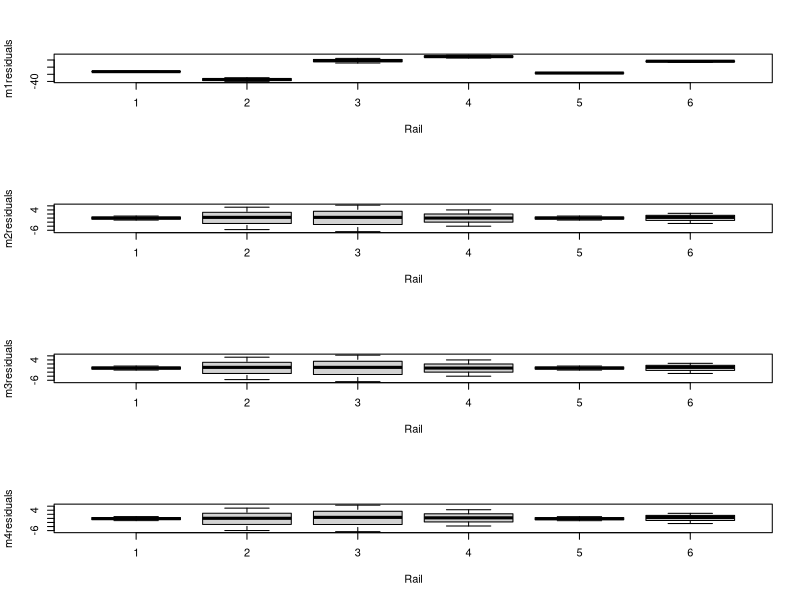
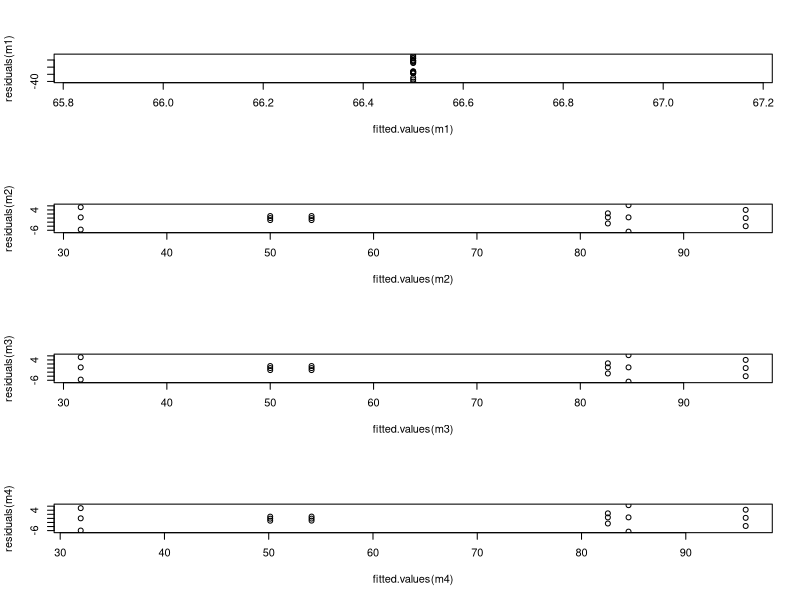
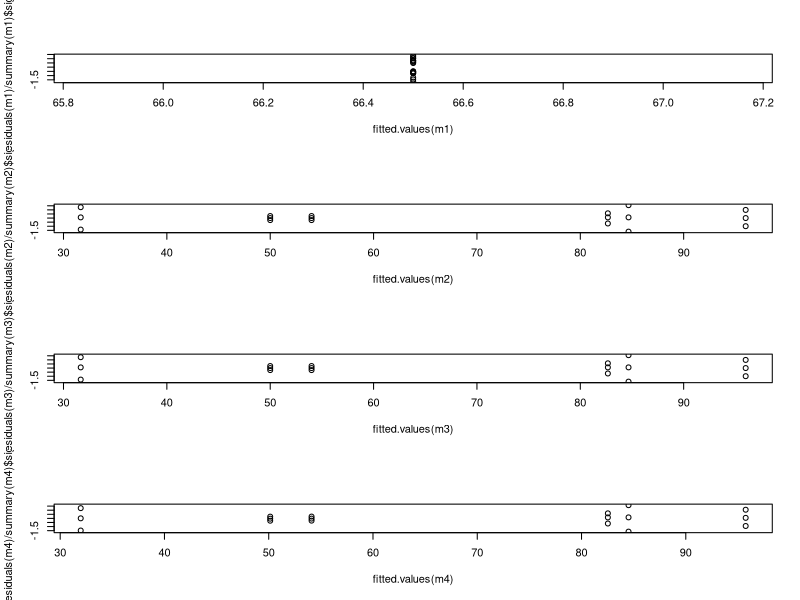
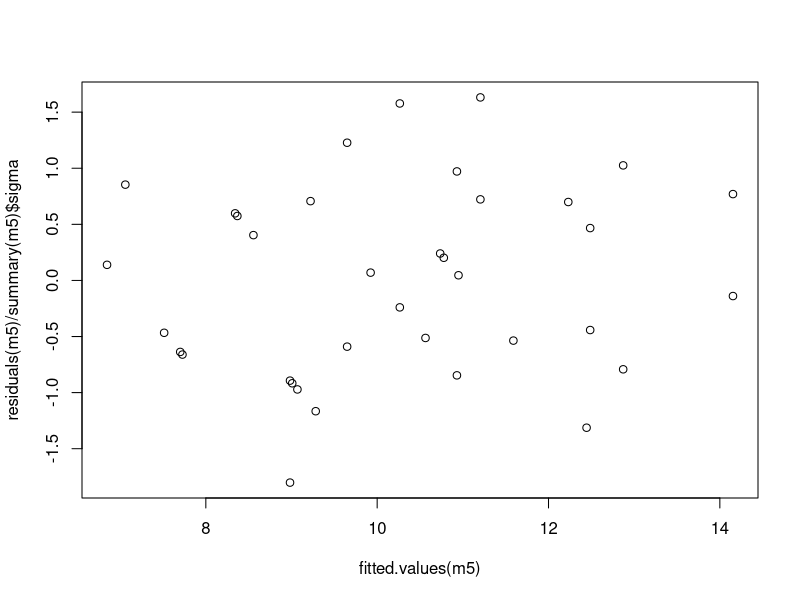
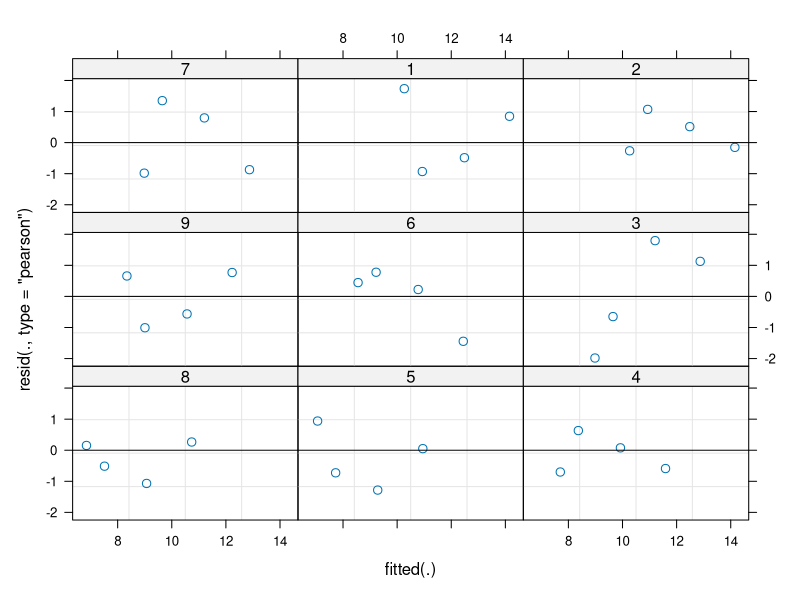
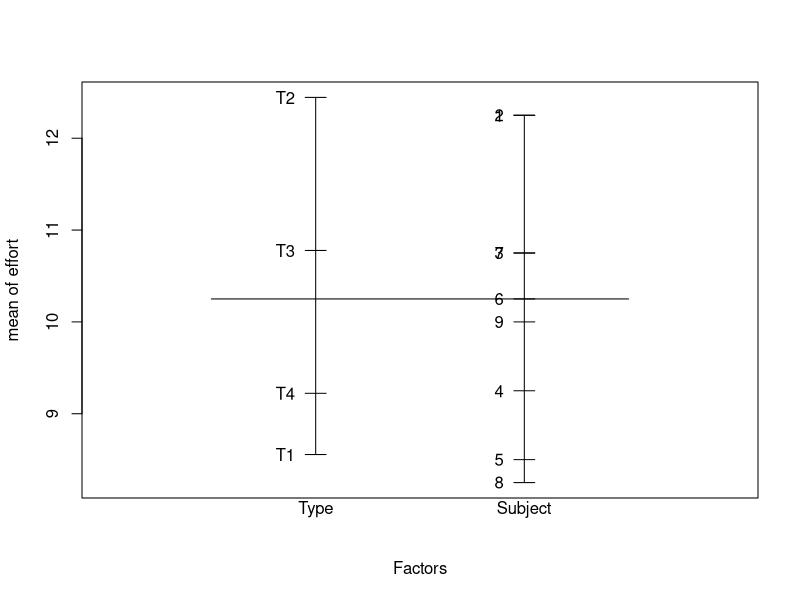

Reproduce these figures in R, in order.

require(nlme)
require(lme4)
#require(lmerTest)

rail <- data.frame(Rail)
rail$Rail <- as.factor(as.character(droplevels(rail$Rail)))


#   ---- Estimate models.  

#  i = subject          (rail)
#  j = repeated measure (trial)

m1 <- lm  (travel ~  1             ,data=rail)   # Simple intercept model.                                      Y_ij = mu       + e_ij  e_ij ~ N(0,sigma^2)
m2 <- lm  (travel ~  1 + Rail      ,data=rail)   # One-way fixed effects ANOVA (less-than-full-rank) model.     Y_ij = mu + b_i + e_ij  e_ij ~ N(0,sigma^2)   (Beta vector not unique.)
m3 <- lm  (travel ~ -1 + Rail      ,data=rail)   # One-way fixed effects ANOVA (full-rank) model.               Y_ij =      b_i + e_ij  e_ij ~ N(0,sigma^2)
m4 <- lmer(travel ~  1 + (1 | Rail),data=rail)   # One-way random effects ANOVA model.                          Y_ij = mu + b_i + e_ij  e_ij ~ N(0,sigma^2) [within variability], b_i ~ N(0,sigma_b^2) [between variability]
                                                 #  -- Recall that with elementary calculations involving covariace, we can formulate the intraclass correlation rho = sigma_b^2 / (sigma_b^2 + sigma^2)
                                                 #  -- Also recall that we don't "estimate" random effects;  rather we "predict" them.  
  
  

#   ---- Add on the residuals from each model to the rail data set. 
rail$m1residuals <- m1$residuals
rail$m2residuals <- m2$residuals
rail$m3residuals <- m3$residuals
rail$m4residuals <- residuals(m4)

#   ---- Look at the residual plots.
par(mfrow=c(4,1))
boxplot(m1residuals ~ Rail,data=rail)
boxplot(m2residuals ~ Rail,data=rail)
boxplot(m3residuals ~ Rail,data=rail)
boxplot(m4residuals ~ Rail,data=rail)
par(mfrow=c(1,1))

# Model m2 does not provide a unique Beta vector.  But XBeta is interpretable. 
# Model m3 does not provide an estimate of the between-rail variability.  But, it improves the residual error by a lot.  

# We should look at the plot of residuals e versus fitted values yHat.  Recall that we can show that these two quantities
# e = y - XBetaHat (a quadratic form) and yHat = XBetaHat (a linear form) are independent by showing that BVA = 0, where
# B = the matrix associated with the linear form, A = the matrix associated with the quadratic form, and V = var(y).  

# Also recall that we look at the plot of the residuals against the fitted value to assess the assumption of constant 
# variance across the values of the independent variable.  

par(mfrow=c(4,1))
plot(fitted.values(m1),residuals(m1))
plot(fitted.values(m2),residuals(m2))
plot(fitted.values(m3),residuals(m3))
plot(fitted.values(m4),residuals(m4))
par(mfrow=c(1,1))

# Generally, however, we use the standaradized residuals, so as to make sure they are all on an equal footing.  We use 
# the mean-square error to standardize, i.e., the square-root of the value sigma^2.  Note that we also get these 
# plots by simply calling plot with the fitted-model object, e.g., plot(m1).  
par(mfrow=c(4,1))
plot(fitted.values(m1),residuals(m1)/summary(m1)$sigma)
plot(fitted.values(m2),residuals(m2)/summary(m2)$sigma)
plot(fitted.values(m3),residuals(m3)/summary(m3)$sigma)
plot(fitted.values(m4),residuals(m4)/summary(m4)$sigma)
par(mfrow=c(1,1))


# We can form simple confidence intervals via use of the intervals function.
confint(m1)
confint(m2)
confint(m3)
confint(m4)

# We can get p-values of the fixed-effect terms via the anova function.  Note that this function doesn't include
# the intercept in the resulting table. 
anova(m1)
anova(m2)
anova(m3)
anova(m4)









ergo <- ergoStool

# i = subject
# j = treatment

m5 <- lmer(effort ~  1 + Type + (1 | Subject),data=ergo)  # Randomized-block Design   y_ij = mu + b_j + s_i + e_ij,  i = {1,...,9},  j = {1,...,4};  s_i ~ N(0,sigma_s^2),  e_ij ~ N(0,sigma^2)
                                                          #  -- Recall that the lack of an intercept here induces the so-called cell means model;  the design matrix for X is simply a 
                                                          #     diagonal matrix of ones.  The random matrix here is simply a column vector of ones.  
                                                          #  -- R, by default, uses treatment contrasts, which measure the difference between a particular group (or level of the b_j 
                                                          #     factor) 
m6 <- lmer(effort ~ -1 + Type + (1 | Subject),data=ergo)  # Cell-means Parametrizaion of the Randomized-block Design   y_ij = b_j + s_i + e_ij,  i = {1,...,9},  j = {1,...,4};  s_i ~ N(0,sigma_s^2),  e_ij ~ N(0,sigma^2)
                                                          #  -- Same estimates of the variances, but fixed-effects have different parametrization.

plot(fitted.values(m5),residuals(m5)/summary(m5)$sigma)
plot(m5,form=resid(.,type="pearson") ~ fitted(.) | Subject,abline=0)

# We can visually compare the magnitude of the effects of Type and Subject factors via the use of a "design plot."
# In this case, we can see that the variability of each of the two factors is comparable.
plot.design(ergo)

# We can test for the fixed effect Type via the anova function. Recall here that we do not have replicates, and so we cannot estimate any interaction.  In this case, the interaction
# mean-square serves as the error mean-square.  Its degrees of freedom is equal to [#(treatment) - 1] * [#(subjects) - 1] = (4 - 1) * (9 - 1) = 3*8 = 24.
anova(m5)

# Sometimes we want to form specialized contrasts, in order to test for specific differences between levels of a factor, e.g., Type here.  We use the contrast options to do this.
# The constrast options can be set via a pair of test strings;  the first specifies the contrast function to use for factors, while the second does the same for ordered factors.
options(contrasts = c(factor="contr.treatment",ordered="contr.poly"))   # <--  This is the default. 

# See the set-up induced by this contrast function.  
contrasts( ergo$Type )

# Check out the 95% confidence intervals.
confint(m5)
confint(m6)

# When using REML estimation, we can only use likelihood ratio tests or comparisons of AIC for models with the same fixed-effects structure.




# i = subject
# j = treatment

# Common-intercept model y_ij = Beta_0 + Beta_1 x_ij
# Common-slopes model    y_ij = Beta_0 + Beta_1 x_ij + b_i + e_ij  


